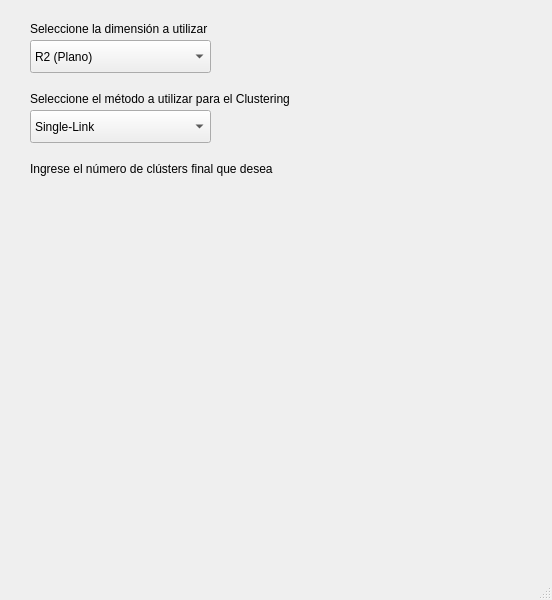
<?xml version="1.0" encoding="UTF-8"?>
<ui version="4.0">
 <class>MainWindow</class>
 <widget class="QMainWindow" name="MainWindow">
  <property name="geometry">
   <rect>
    <x>0</x>
    <y>0</y>
    <width>552</width>
    <height>600</height>
   </rect>
  </property>
  <property name="windowTitle">
   <string>Inteligencia Artificial II</string>
  </property>
  <widget class="QWidget" name="centralwidget">
   <widget class="QLabel" name="label">
    <property name="geometry">
     <rect>
      <x>30</x>
      <y>20</y>
      <width>191</width>
      <height>17</height>
     </rect>
    </property>
    <property name="text">
     <string>Seleccione la dimensión a utilizar</string>
    </property>
   </widget>
   <widget class="QLabel" name="label_2">
    <property name="geometry">
     <rect>
      <x>30</x>
      <y>90</y>
      <width>281</width>
      <height>17</height>
     </rect>
    </property>
    <property name="text">
     <string>Seleccione el método a utilizar para el Clustering</string>
    </property>
   </widget>
   <widget class="QLabel" name="label_3">
    <property name="geometry">
     <rect>
      <x>30</x>
      <y>160</y>
      <width>271</width>
      <height>17</height>
     </rect>
    </property>
    <property name="text">
     <string>Ingrese el número de clústers final que desea</string>
    </property>
   </widget>
   <widget class="QComboBox" name="comboBox">
    <property name="geometry">
     <rect>
      <x>30</x>
      <y>40</y>
      <width>181</width>
      <height>33</height>
     </rect>
    </property>
    <item>
     <property name="text">
      <string>R2 (Plano)</string>
     </property>
    </item>
    <item>
     <property name="text">
      <string>R3 (Espacio)</string>
     </property>
    </item>
   </widget>
   <widget class="QComboBox" name="comboBox_2">
    <property name="geometry">
     <rect>
      <x>30</x>
      <y>110</y>
      <width>181</width>
      <height>33</height>
     </rect>
    </property>
    <item>
     <property name="text">
      <string>Single-Link</string>
     </property>
    </item>
    <item>
     <property name="text">
      <string>Complete-Link</string>
     </property>
    </item>
    <item>
     <property name="text">
      <string>Average-Link</string>
     </property>
    </item>
   </widget>
   <widget class="KIntNumInput" name="kintnuminput">
    <property name="geometry">
     <rect>
      <x>30</x>
      <y>180</y>
      <width>181</width>
      <height>27</height>
     </rect>
    </property>
   </widget>
  </widget>
  <widget class="QStatusBar" name="statusbar"/>
 </widget>
 <customwidgets>
  <customwidget>
   <class>KIntNumInput</class>
   <extends>QWidget</extends>
   <header>knuminput.h</header>
  </customwidget>
 </customwidgets>
 <resources/>
 <connections/>
</ui>
